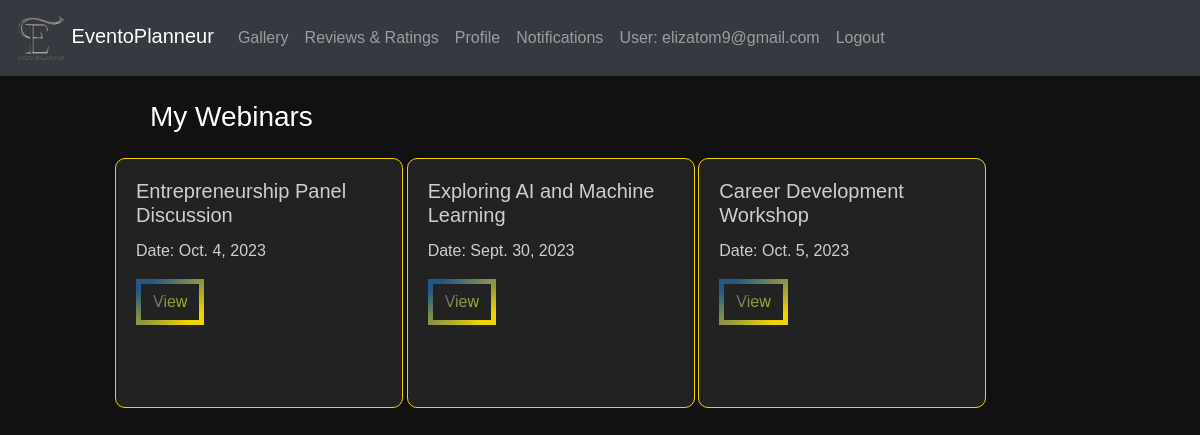
Screenshot of /registered_webinar/ (signed in) with the database file from the repository.
### eventapp/models.py (models this page shows, shortened)
class CustomUser(AbstractUser):
    username = None
    USERNAME_FIELD  = 'email'
    email = models.EmailField(unique=True)
    password = models.CharField(max_length=128)
    is_organizer = models.BooleanField(default=False)
    is_provider = models.BooleanField(default=False)
    is_attendee = models.BooleanField(default=False)
    is_verified = models.BooleanField(default=False)
    verification_token = models.CharField(max_length=100, blank=True, null=True)
    REQUIRED_FIELDS = []
    objects = CustomUserManager()

class WebinarRegistration(models.Model):
    user = models.ForeignKey(CustomUser, on_delete=models.CASCADE)
    webinar = models.ForeignKey(Webinar, on_delete=models.CASCADE)

class Webinar(models.Model):
    EVENT_TYPE_CHOICES = [
    ('Online', 'Online'),
    ('Offline', 'Offline'),
]
    title = models.CharField(max_length=100)
    event_type = models.CharField(max_length=10, choices=EVENT_TYPE_CHOICES, default='offline')
    description = models.TextField()
    date = models.DateField(default=None, blank=True, null=True)
    start_time = models.TimeField(blank=True, null=True)
    end_time = models.TimeField(blank=True, null=True)
    location = models.CharField(max_length=200, blank=True, null=True)
    poster = models.URLField(blank=True, null=True)
    organizer_name = models.CharField(max_length=100)
    deadline = models.DateField(default=None, blank=True, null=True)
    fee = models.DecimalField(max_digits=10, decimal_places=2, blank=True, null=True)
    speakers = models.ManyToManyField(Speaker, blank=True)
    org_user=models.ForeignKey(CustomUser, on_delete=models.CASCADE,null=True,blank=True)
    livestream = models.URLField(blank=True, null=True)
    phone_number = models.CharField(max_length=15)
    max_participants = models.PositiveIntegerField(null=True,default=50)

### eventapp/views.py (the view)
# urls.py: path('registered_webinar/',views.registered_webinar,name='registered_webinar'),
@login_required
def registered_webinar(request):
    user = request.user
    webinar_registrations = WebinarRegistration.objects.filter(user=user)
    context = {'webinar': webinar_registrations}
    return render(request, 'registered_webinar.html', context)

### templates/registered_webinar.html (shortened to what this page needs)
{% load static %}
<!DOCTYPE html>
<html lang="en">
<head>
  <link rel="stylesheet" href="https://maxcdn.bootstrapcdn.com/bootstrap/4.5.2/css/bootstrap.min.css">
  <link rel="stylesheet"type="text/css" href="{% static 'css/webinar.css' %}">
</head>
<body>
  <nav class="navbar navbar-expand-md bg-dark navbar-dark">
    <div class="containers">
      <a class="navbar-brand" href="{% url 'eventapp:orghome' %}">
        <img src="{% static 'images/Eventoplanneur.png' %}" alt="Logo" width="50"> EventoPlanneur
      </a>
      <div class="collapse navbar-collapse" id="navbarCollapse">
        <ul class="navbar-nav ml-auto">
          <li class="nav-item"><a class="nav-link" href="#gallery">Gallery</a></li>
          <li class="nav-item"><a class="nav-link" href="#reviews">Reviews & Ratings</a></li>
          <li class="nav-item"><a class="nav-link" href="{% url 'eventapp:org_profile' %}">Profile</a></li>
          <li class="nav-item"><a class="nav-link" href="#notifications">Notifications</a></li>
          <li class="nav-item">
            {% if user.is_authenticated %}
            <a class="nav-link" >User: {{ user.email }}</a>
            <li class="nav-item"><a href="{% url 'eventapp:logout' %}" class="nav-link">Logout</a></li>
            {% endif %}
          </li>
        </ul>
      </div>
    </div>
  </nav>
  <div style="margin-left:100px;margin-right:225px" ><br>
    <h3 style="margin-left:50px;color:white">My Webinars</h3>
    <div class="container mx-auto mt-4" >
      <div class="row">
        {% for registration in webinar %}
<div class="col-md-4">
    <div class="card" style="width: 18rem;">
      <div class="card-body">
        <h5 class="card-title">{{ registration.webinar.title }}</h5>
        <p class="card-text">Date: {{ registration.webinar.date }}</p>
        <a class="btn mr-2" href="{% url 'view_webinar' registration.webinar.id %}">View</a>
      </div>
    </div>
</div>
{% endfor %}
      </div>
    </div>
  </div>
</body>
</html>

### static/css/webinar.css (style rules this page uses)
body { font-family: Arial, sans-serif; margin: 0; padding: 0; background-position: center; color: #ad6341; background-image: url("/static/images/bg.gif"); background-size: cover; }
.containers { display: flex; justify-content: space-between; text-align: right; }
.container { display: flex; justify-content: space-between; margin: 5px; }
.card { width: 190px; border-radius: 10px; }

### templates/registered_webinar.html (style rules this page uses)
:root { --gradient: linear-gradient(to left top, #F1D302 10%, #235789 90%) !important; }
body { background: #111 !important;; }
.card { background: #222; border: 1px solid #F1D302; color: rgba(250, 250, 250, 0.8); margin-bottom: 2rem; height:250px; }
.btn { border: 5px solid; border-image-slice: 1; background: var(--gradient) !important; -webkit-background-clip: text !important; -webkit-text-fill-color: transparent !important; border-image-source: var(--gradient) !important; text-decoration: none; transition: all .4s ease; }

### rows the page displays
CustomUser: email "elizatom9@gmail.com"
WebinarRegistration: webinar "Entrepreneurship Panel Discussion", webinar "Oct. 4, 2023"
WebinarRegistration: webinar "Exploring AI and Machine Learning", webinar "Sept. 30, 2023"
WebinarRegistration: webinar "Career Development Workshop", webinar "Oct. 5, 2023"
